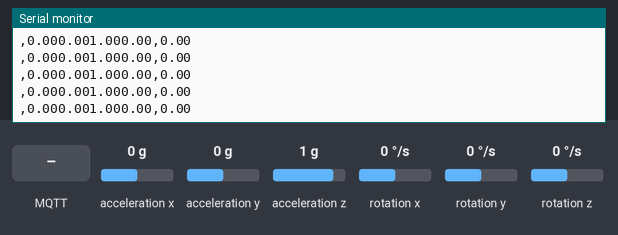
Simulated run of this sketch. Board: Arduino Nano 33 IoT. Parts: the last lines printed to the serial monitor. The inputs (shaded band) are chosen by the test bench; at power-on: acceleration x 0 g, acceleration y 0 g, acceleration z 1 g, rotation x 0 °/s, rotation y 0 °/s, rotation z 0 °/s. WiFi joins after 1.5 s; servers stay silent unless stated; no MQTT or app messages arrive unless stated.

Above: at 2.7 s.
2.8 s: MQTT message "1" arrives on the first subscribed topic
At 3.14 s:
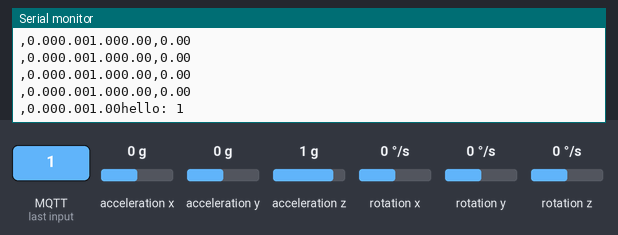
4.4 s: MQTT message "on" arrives on the first subscribed topic
At 4.56 s:
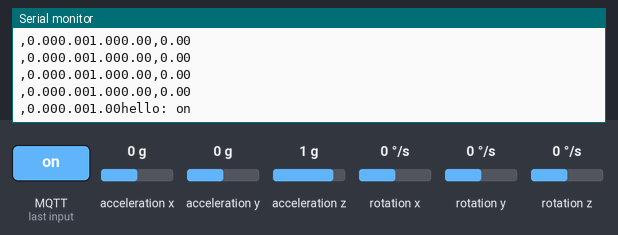
5.9 s: MQTT message "off" arrives on the first subscribed topic
At 6.19 s:
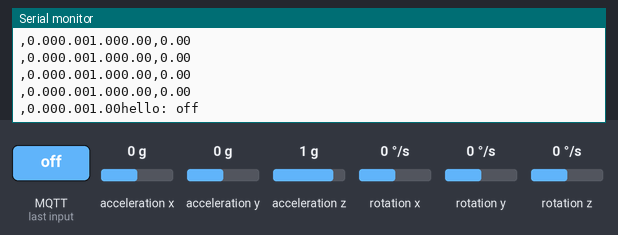
7.5 s: acceleration x set to -1.4 g
At 7.81 s:
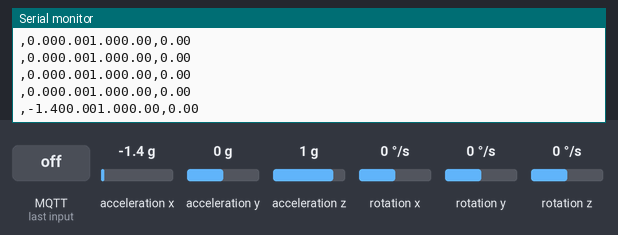
9.0 s: acceleration y set to -1.4 g
At 9.03 s:
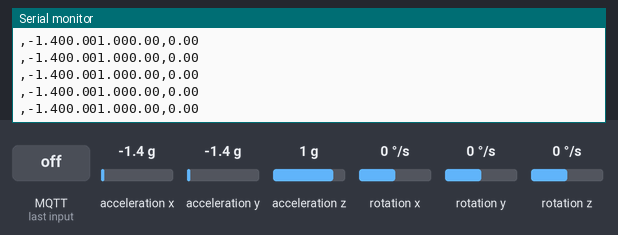
10.5 s: acceleration z set to -1.4 g
At 10.66 s:
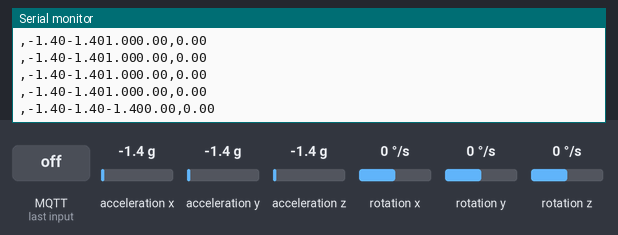
Timing chart, 0 to 13.0 s (numbered marks = the images above; inputs shaded):
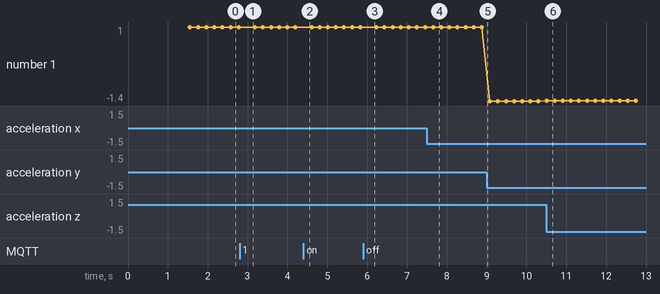

Measured:
- after the input at 2.8 s, the serial monitor: prints a new line after 0.18 s (image 1)
- after the input at 4.4 s, the serial monitor: prints a new line at once (image 2)
- after the input at 5.9 s, the serial monitor: prints a new line after 0.13 s (image 3)
- after the input at 7.5 s, the serial monitor: prints a new line after 0.16 s (image 4)
- after the input at 10.5 s, the serial monitor: prints a new line at once (image 6)
- plotted number 1: 1 → -1.4 after the input at 9.0 s

The sketch:

mqtt_aedes_gyro.ino
```cpp
#include <WiFiNINA.h>

#include <MQTT.h>

#include "Arduino_LSM6DS3.h"


 char ssid[] = "T-2_4295d1";
 char pass[] = "INNBOX2729000677";

WiFiClient net;
MQTTClient client;

unsigned long lastMillis = 0;

void connect() {
  Serial.print("checking wifi...");
  while (WiFi.status() != WL_CONNECTED) {
    Serial.print(".");
    Serial.print(WiFi.status());
    delay(1000);
  }

  Serial.print("\nconnecting...");
  while (!client.connect("arduino", "public", "public")) {
    Serial.print("/");
    delay(1000);
  }

  Serial.println("\nconnected!");

  client.subscribe("hello");
}

void messageReceived(String &topic, String &payload) {
  Serial.println(topic + ": " + payload);
}

void setup() {
  Serial.begin(115200);

   // start the IMU:
  if (!IMU.begin()) {
    Serial.println("Failed to initialize IMU");
    // stop here if you can't access the IMU:
    while (true);
  }

  // start wifi and mqtt
  WiFi.begin(ssid, pass);
  client.begin("192.168.64.101", net);
  client.onMessage(messageReceived);

  connect();
}

void loop() {

 // values for acceleration and rotation:

  float xGyro, yGyro, zGyro, x, y, z;

  // if both accelerometer and gyrometer are ready to be read:
  if (IMU.accelerationAvailable() &&
      IMU.gyroscopeAvailable()) {
    // read accelerometer and gyrometer:

    // print the results:
    IMU.readGyroscope(xGyro, yGyro, zGyro);
    IMU.readAcceleration(x, y, z);

    Serial.print(zGyro);
    Serial.print(",");
    Serial.println(yGyro);
    Serial.print(",");
    Serial.print(x);
    Serial.print(y);
    Serial.print(z);


  }

  client.loop();
  delay(200);

  // check if connected
  if (!client.connected()) {
    connect();
  }

  // publish a message roughly every second.

    String message = String (zGyro);
    //message += String (yGyro);
    //message += String(x);
    //message += String(y);
    //message += String(z);

    client.publish("/zGyro", message);

}
```
